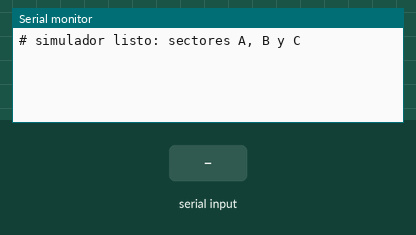
Recording of a sketch running on a simulated Arduino Uno, built with avr-gcc and run on an emulated ATmega328P. Parts: the last lines printed to the serial monitor. The inputs (shaded band) are chosen by the test bench. Random numbers use the default seed unless the sketch sets one.

Above: at 1.2 s.
1.3 s: "n\n" received over Serial
At 3.2 s:
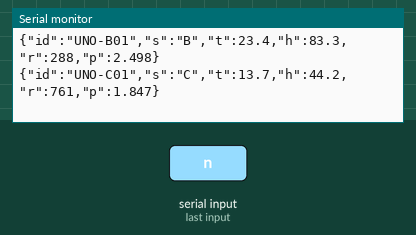
3.5 s: "h\n" received over Serial
At 3.81 s:
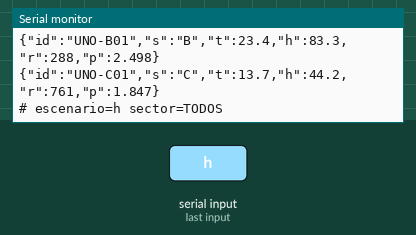
5.0 s: "s\n" received over Serial
At 5.7 s:
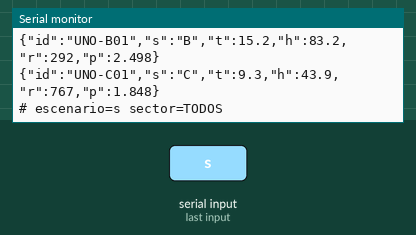
6.5 s: "r\n" received over Serial
At 6.9 s:
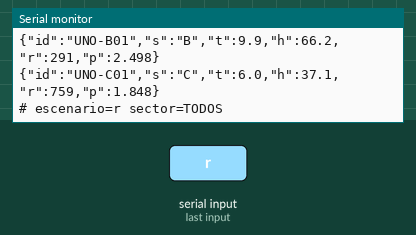
Timing chart, 0 to 9.0 s (numbered marks = the images above; inputs shaded):
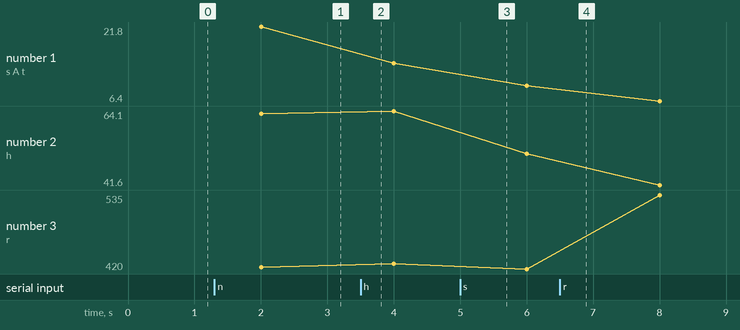

Measured:
- after the input at 1.3 s, the serial monitor: prints a new line at once (image 1)
- after the input at 3.5 s, the serial monitor: prints a new line at once (image 2)
- after the input at 5.0 s, the serial monitor: prints a new line at once (image 3)
- after the input at 6.5 s, the serial monitor: prints a new line at once (image 4)
- plotted number 1: 21.8 → 14.3 after the input at 3.5 s
- plotted number 2: 64.1 → 51.1 after the input at 5.0 s
- plotted number 3: 420 → 535 after the input at 6.5 s

The sketch:

simulador_sensores.ino
```cpp
/*
 * Simulador de sensores agricolas - Arduino UNO (conexion USB / cable serial)
 *
 * No requiere ningun sensor conectado. Simula TRES sectores (A, B y C) con datos
 * DISTINTOS: cada sector tiene su propio perfil (clima base) y su propia evolucion
 * aleatoria independiente. Cada INTERVALO_MS envia una linea JSON por sector:
 *
 *   {"id":"UNO-A01","s":"A","t":22.1,"h":65.3,"r":452,"p":1.003}
 *   {"id":"UNO-B01","s":"B","t":24.2,"h":79.8,"r":248,"p":2.510}
 *   {"id":"UNO-C01","s":"C","t":14.0,"h":41.7,"r":748,"p":1.795}
 *
 *   t = temperatura (C)   h = humedad de suelo (%)   r = radiacion (W/m2)   p = presion (bar)
 *
 * Perfiles base (condicion "normal", no disparan alertas):
 *   A invernadero : calido y humedo, poca radiacion
 *   B hidroponico : muy humedo, poca radiacion, presion de linea alta (bomba)
 *   C frutal      : fresco, suelo mas seco, mucha radiacion (al aire libre)
 *
 * Comandos (una linea por serial, terminada en salto de linea; los envia el gateway):
 *   <escenario>        aplica a TODOS los sectores      ej.  h
 *   <escenario><A|B|C> aplica solo a ese sector          ej.  hB
 *   Escenarios:  n = normal   h = helada (~0.5 C)   s = sequia (~15 %)   r = radiacion alta (~1000 W/m2)
 *
 * Las lineas que empiezan con '#' son mensajes informativos y el gateway las ignora.
 * Cargar con Arduino IDE: Herramientas > Placa > Arduino UNO, elegir el puerto, Subir.
 */

const unsigned long INTERVALO_MS = 2000;
const long BAUDIOS = 9600;
const byte N = 3;  // sectores

const char LETRA[N] = {'A', 'B', 'C'};
const char* const ID[N] = {"UNO-A01", "UNO-B01", "UNO-C01"};

// Perfil normal de cada sector: temperatura, humedad, radiacion, presion
const float BASE_T[N] = {22.0, 24.0, 14.0};
const float BASE_H[N] = {65.0, 80.0, 42.0};
const float BASE_R[N] = {450.0, 250.0, 750.0};
const float BASE_P[N] = {1.000, 2.500, 1.800};

// Estado actual y objetivo de cada sector
float t[N], h[N], r[N], p[N];
float oT[N], oH[N], oR[N], oP[N];
unsigned long ultimoEnvio = 0;
char comando[4];
byte largoCmd = 0;

// Numero aleatorio decimal en [-amp, +amp]
float ruido(float amp) {
  return ((float)random(-1000, 1001) / 1000.0) * amp;
}

// Mueve 'actual' hacia 'objetivo' una fraccion del camino y agrega ruido
float acercar(float actual, float objetivo, float fraccion, float amp) {
  return actual + (objetivo - actual) * fraccion + ruido(amp);
}

float limitar(float v, float minimo, float maximo) {
  if (v < minimo) return minimo;
  if (v > maximo) return maximo;
  return v;
}

void escenario(byte i, char c) {
  switch (c) {
    case 'n': oT[i] = BASE_T[i]; oH[i] = BASE_H[i]; oR[i] = BASE_R[i]; break;
    case 'h': oT[i] = 0.5;    break;
    case 's': oH[i] = 15.0;   break;
    case 'r': oR[i] = 1000.0; break;
  }
}

// Interpreta "<escenario>" o "<escenario><sector>"
void aplicarComando(const char* cmd, byte largo) {
  if (largo == 0) return;
  char esc = cmd[0];
  if (esc != 'n' && esc != 'h' && esc != 's' && esc != 'r') return;
  if (largo >= 2) {
    for (byte i = 0; i < N; i++) {
      if (cmd[1] == LETRA[i]) {
        escenario(i, esc);
        Serial.print(F("# escenario=")); Serial.print(esc);
        Serial.print(F(" sector=")); Serial.println(LETRA[i]);
        return;
      }
    }
    return;  // sector desconocido
  }
  for (byte i = 0; i < N; i++) escenario(i, esc);
  Serial.print(F("# escenario=")); Serial.print(esc); Serial.println(F(" sector=TODOS"));
}

void leerComandos() {
  while (Serial.available() > 0) {
    char c = (char)Serial.read();
    if (c == '\n' || c == '\r') {
      aplicarComando(comando, largoCmd);
      largoCmd = 0;
    } else if (largoCmd < sizeof(comando) - 1) {
      comando[largoCmd++] = c;
    }
  }
}

void setup() {
  Serial.begin(BAUDIOS);
  randomSeed(analogRead(A0));  // pin flotante = semilla distinta en cada encendido
  for (byte i = 0; i < N; i++) {
    // Arranque con un pequeno desfase para que los sectores no sean identicos desde el inicio
    t[i] = oT[i] = BASE_T[i] + ruido(1.0);
    h[i] = oH[i] = BASE_H[i] + ruido(4.0);
    r[i] = oR[i] = BASE_R[i] + ruido(40.0);
    p[i] = oP[i] = BASE_P[i] + ruido(0.05);
  }
  Serial.println(F("# simulador listo: sectores A, B y C"));
}

void loop() {
  leerComandos();

  if (millis() - ultimoEnvio >= INTERVALO_MS) {
    ultimoEnvio = millis();

    for (byte i = 0; i < N; i++) {
      t[i] = limitar(acercar(t[i], oT[i], 0.35, 0.25), -40, 60);
      h[i] = limitar(acercar(h[i], oH[i], 0.25, 0.8),  0, 100);
      r[i] = limitar(acercar(r[i], oR[i], 0.20, 15),   0, 1500);
      p[i] = limitar(acercar(p[i], oP[i], 0.05, 0.002), 0, 10);

      Serial.print(F("{\"id\":\""));  Serial.print(ID[i]);
      Serial.print(F("\",\"s\":\""));  Serial.print(LETRA[i]);
      Serial.print(F("\",\"t\":"));    Serial.print(t[i], 1);
      Serial.print(F(",\"h\":"));      Serial.print(h[i], 1);
      Serial.print(F(",\"r\":"));      Serial.print(r[i], 0);
      Serial.print(F(",\"p\":"));      Serial.print(p[i], 3);
      Serial.println(F("}"));
    }
  }
}
```
